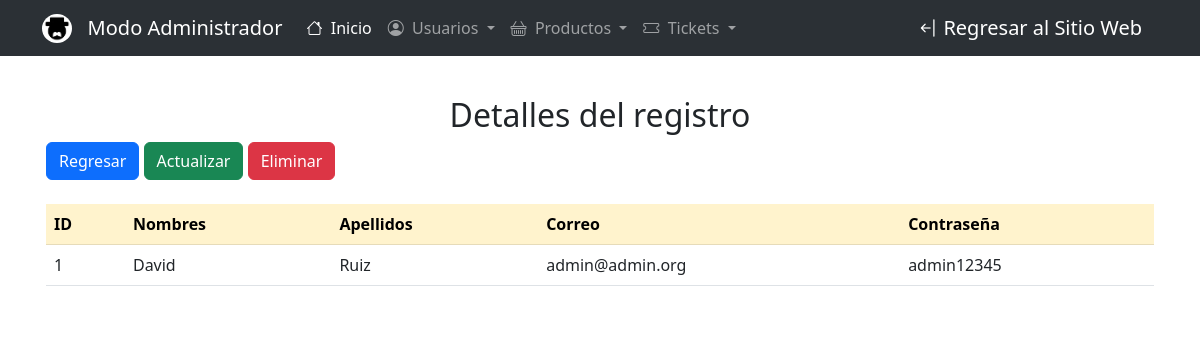
Page /views/admin/usuarios/show.php?id=1 on the committed database.
### tables this page shows
CREATE TABLE `usuarios` (
  `id` int(11) NOT NULL,
  `names` varchar(255) NOT NULL,
  `lastnames` varchar(255) NOT NULL,
  `email` varchar(255) NOT NULL,
  `pass` varchar(255) NOT NULL
);

### config/db.php (called while the page is built)
<?php
    class db{
        private $host = 'localhost';
        private $dbname = 'bd_dongil';
        private $user = 'root';
        private $password = '';
        public function conexion(){
            try {
                $PDO = new PDO("mysql:host=".$this->host.";dbname=".$this->dbname,$this->user,$this->password);
                return $PDO;
            } catch (PDOException $e) {
                return $e->getMessage();
            }
        }
    }
?>

### controllers/usuariosController.php (called while the page is built, shortened)
<?php
    include '/xampp/htdocs/Web_Proyect/models/usuariosModel.php';
    class usuariosController{
        private $model;
        public function __construct()
        {
            $this->model =  new usuariosModel();
        }
        public function show($id)
        {
            return ($this->model->show($id))!=false ?  $this->model->show($id) : header(Location: index.php);
        }
    }
?>

### models/usuariosModel.php (called while the page is built, shortened)
<?php
    require_once('/xampp/htdocs/Web_Proyect/config/db.php');
    class usuariosModel{
        private $PDO;
        public function __construct()
        {
            $con = new db();
            $this-> PDO = $con-> conexion();
        }
        public function show($id)
        {
            $stament = $this->PDO->prepare('SELECT * FROM usuarios where id = :id limit 1');
            $stament->bindParam(':id', $id);
            return ($stament->execute()) ? $stament->fetch() : false ;
        }
    }
?>

### views/admin/usuarios/show.php (the view, shortened to what this page needs)
<?php
    require_once('../templates/head.php');
    require_once('../../../controllers/usuariosController.php');
    $obj = new usuariosController();
    $date = $obj->show($_GET['id']);
?>
<div class="row">
    <div class="col-md-12 rounded p-3" style="background: rgba(255,255,255, 0.85);backdrop-filter: blur(5px)">
        <h2 class="text-center">Detalles del registro</h2>
        <div class="pb-3">
            <a href="index.php" class="btn btn-primary">Regresar</a>
            <a href="edit.php?id=<?= $date[0];?>" class="btn btn-success">Actualizar</a>
            <a class="btn btn-danger" data-bs-toggle="modal" data-bs-target="#exampleModal">
                Eliminar
            </a>
        </div>
        <table class="table container-fluid mt-2">
            <thead class="table-warning">
                <tr>
                    <th scope="col">ID</th>
                    <th scope="col">Nombres</th>
                    <th scope="col">Apellidos</th>
                    <th scope="col">Correo</th>
                    <th scope="col">Contraseña</th>
                </tr>
            </thead>
            <tbody>
                <tr>
                    <td scope="row"><?= $date['id']?></td>
                    <td scope="row"><?= $date['names']?></td>
                    <td scope="row"><?= $date['lastnames']?></td>
                    <td scope="row"><?= $date['email']?></td>
                    <td scope="row"><?= $date['pass']?></td>
                </tr>
            </tbody>
        </table>
    </div>
</div>
<?php require_once('../templates/footer.php');?>

### views/admin/templates/head.php (style rules this page uses)
body { background-image: url('https://cloudappi-web.s3.eu-west-1.amazonaws.com/wp-content/uploads/2022/02/02090502/imagenes-blog.jpg'); background-size: cover; background-repeat: no-repeat; background-position: center; background-attachment: fixed; }

### rows in the picture
usuarios: id "1", names "David", lastnames "Ruiz", email "admin@admin.org", pass "admin12345"
